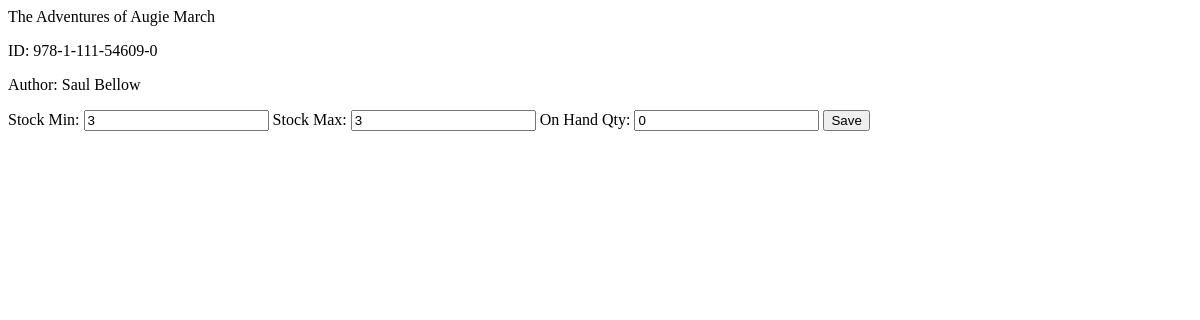
/selected_inventory?bookId=978-1-111-54609-0, run on an earlier commit of the app's database.
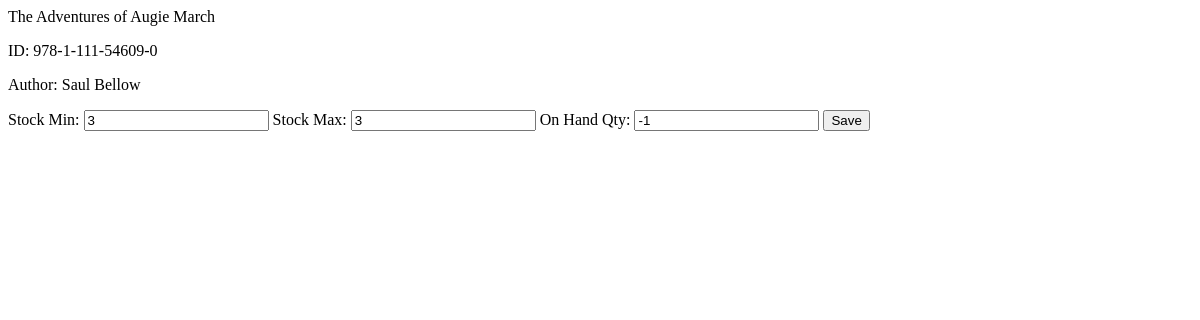
And on a later commit of the database.
### tables this page shows
CREATE TABLE "BookInventory" (
	"BookInfoID"	TEXT,
	"StockMin"	INTEGER,
	"StockMax"	INTEGER,
	"AisleLoc"	TEXT,
	"ShelfLoc"	INTEGER
, "OnHandQty"	INTEGER);

CREATE TABLE "BookInfo" (
	"Title"	TEXT NOT NULL,
	"Author"	TEXT,
	"ID"	NUMERIC,
	"Cost"	NUMERIC NOT NULL,
	"SalePrice"	NUMERIC NOT NULL,
	"ReleaseDate"	TEXT,
	PRIMARY KEY("ID")
);

### FlaskUpdate2.py (the view)
@app.route('/selected_inventory')
def selected_inventory():
    book_id = request.args.get('bookId')
    conn = connect_db()
    cursor = conn.cursor()
    query = "SELECT * FROM BookInfo INNER JOIN BookInventory ON BookInfo.ID = BookInventory.BookInfoID WHERE BookInfo.ID = ? OR BookInfo.Title LIKE ?"
    cursor.execute(query, (book_id, '%' + book_id + '%'))
    rows = cursor.fetchall()
    conn.close()
    return render_template('inventory_list.html', books=rows)

### FlaskUpdate2.py (called while the page is built)
def connect_db():
    logging.debug("Connecting to the Database")
    conn = sqlite3.connect('CTUTeamProject.db')
    conn.row_factory = sqlite3.Row  # This allows us to return rows as dictionaries
    return conn

### templates/inventory_list.html
{% for book in books %}
    <div class="inventory-item">
        <div class="book-title">{{ book.Title }}</div>
        <div class="book-details">
            <p>ID: {{ book.ID }}</p>
            <p>Author: {{ book.Author }}</p>
        </div>
        <div>
            <label for="stockMin-{{ book.ID }}">Stock Min:</label>
            <input type="number" id="stockMin-{{ book.ID }}" value="{{ book.StockMin }}">
            <label for="stockMax-{{ book.ID }}">Stock Max:</label>
            <input type="number" id="stockMax-{{ book.ID }}" value="{{ book.StockMax }}">
            <label for="onHandQty-{{ book.ID }}">On Hand Qty:</label>
            <input type="number" id="onHandQty-{{ book.ID }}" value="{{ book.OnHandQty }}">
            <button onclick="saveInventory('{{ book.ID }}')">Save</button>
        </div>
    </div>
{% endfor %}

What changed in the data, as far as the page shows it:
changed BookInventory "The Adventures of Augie March": OnHandQty "0" → "-1"
